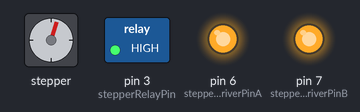
A sketch run on a simulated Arduino Uno, built with avr-gcc and run on an emulated ATmega328P. Shown: stepper motor, switched loads named in the sketch (green lamp = pin HIGH), output pins drawn as LEDs (lit = HIGH). Stepper angles assume 2048 steps per turn.

Above: at 1.57 s.
At 12.13 s:
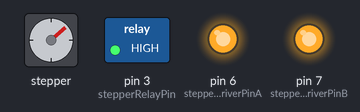
At 22.9 s:
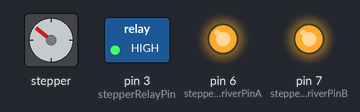
At 39.73 s:
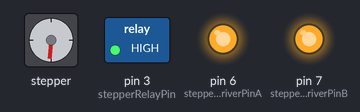
Timing chart, 0 to 40.0 s (numbered marks = the images above):
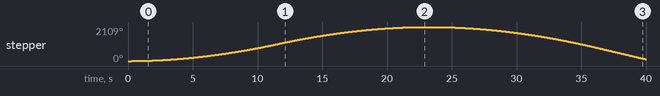

The sketch:

ConstantSpeedAccelStepper2.ino
```cpp
// (licence header left out)
#include <AccelStepper.h>

AccelStepper stepper(AccelStepper::FULL4WIRE,8,9,10,11,true); // Defaults to AccelStepper::FULL4WIRE (4 pins) on 2, 3, 4, 5
   const int stepperRelayPin = 3;
const int stepperEnableDriverPinA = 6;
const int stepperEnableDriverPinB = 7;
void setup()
{
   stepper.setMaxSpeed(1200.0);
  stepper.setAcceleration(100.0);
  stepper.setSpeed(200);
  stepper.moveTo(12000); //250 full rotations @ 48 steps each = 12,000 steps


    pinMode(stepperEnableDriverPinA,OUTPUT);
  pinMode(stepperEnableDriverPinB,OUTPUT);
  pinMode(stepperRelayPin,OUTPUT);
  digitalWrite(stepperRelayPin,HIGH);
      digitalWrite(stepperEnableDriverPinA,HIGH);
      digitalWrite(stepperEnableDriverPinB,HIGH);

}

void loop()
{
   /*stepper.moveTo(500);
  while (stepper.currentPosition() != 300) // Full speed up to 300
    stepper.run();
 // stepper.stop(); // Stop as fast as possible: sets new target
  stepper.runToPosition();
  // Now stopped after quickstop

  // Now go backwards
  stepper.moveTo(-500);
  while (stepper.currentPosition() != 0) // Full speed basck to 0
    stepper.run();
  stepper.stop(); // Stop as fast as possible: sets new target
  stepper.runToPosition();
  // Now stopped after quickstop(
  /*stepper.moveTo(500);
  while (stepper.currentPosition() != 300) // Full speed up to 300
    stepper.run();
  stepper.runToNewPosition(0); // Cause an overshoot then back to 0*/
   if (stepper.distanceToGo() == 0) {
    stepper.moveTo(-stepper.currentPosition());
    delay(500);
  }
  stepper.run();

}
```

Measured:
- by itself, stepper: turns 2109° clockwise in 22.6 s, then 2000° counter-clockwise in 16.4 s
